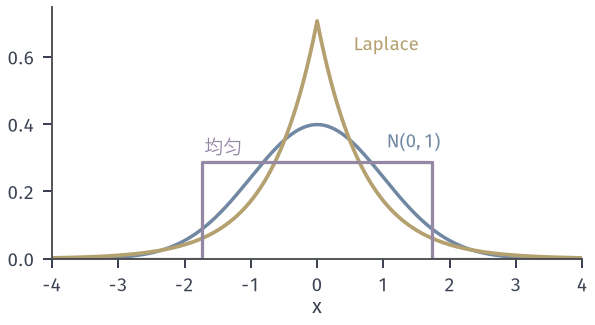

Recreate this plot in Python.
"""Three densities on R with mean 0 and variance 1 (Lebesgue reference):
N(0,1) (blue, h=0.5 ln(2 pi e)=1.4189), Laplace(0, 1/sqrt2) (yellow, h=1+ln sqrt2=1.3466),
Unif(-sqrt3, sqrt3) (purple, h=ln(2 sqrt3)=1.2425).  Differential entropies in nats."""
from pathlib import Path
import sys
HERE = Path(__file__).resolve().parent
sys.path.insert(0, str(HERE.parent/"dsel-common"))
from common import *

x = np.linspace(-4, 4, 1601)
g = np.exp(-x**2/2)/math.sqrt(2*math.pi)
b = 1/math.sqrt(2); lap = np.exp(-np.abs(x)/b)/(2*b)
r3 = math.sqrt(3)
fig, ax = figure(width_mm=84, height_mm=46)
ax.plot(x, g, color=BLUE, lw=1.4)
ax.plot(x, lap, color=YELLOW, lw=1.5)
ax.plot([-4, -r3, -r3, r3, r3, 4], [0, 0, 1/(2*r3), 1/(2*r3), 0, 0], color=PURPLE, lw=1.3)
ax.text(0.55, 0.62, 'Laplace', color=YELLOW, fontsize=7.5, ha='left')
ax.text(1.05, 0.33, r'$\mathcal{N}(0,1)$', color=BLUE, fontsize=7.5, ha='left')
ax.text(-1.7, 0.30, '均匀', color=PURPLE, fontsize=7.5, ha='left', va='bottom')
ax.set_xlim(-4, 4); ax.set_ylim(0, 0.75)
ax.set_xlabel(r'$x$', labelpad=1)
# numerical check of entropies
def h(d):
    m = d > 0; return float(-np.trapezoid(np.where(m, d*np.log(np.where(m, d, 1)), 0), x))
xx = np.linspace(-40, 40, 400001)
gg = np.exp(-xx**2/2)/math.sqrt(2*math.pi); ll = np.exp(-np.abs(xx)/b)/(2*b)
hn = float(-np.trapezoid(gg*np.log(gg+1e-300), xx)); hl = float(-np.trapezoid(ll*np.log(ll+1e-300), xx))
save(fig, HERE, 'figure', {'h_gauss': 0.5*math.log(2*math.pi*math.e), 'h_gauss_numeric': hn,
     'h_laplace': 1+math.log(2*b), 'h_laplace_numeric': hl, 'h_uniform': math.log(2*r3)})
